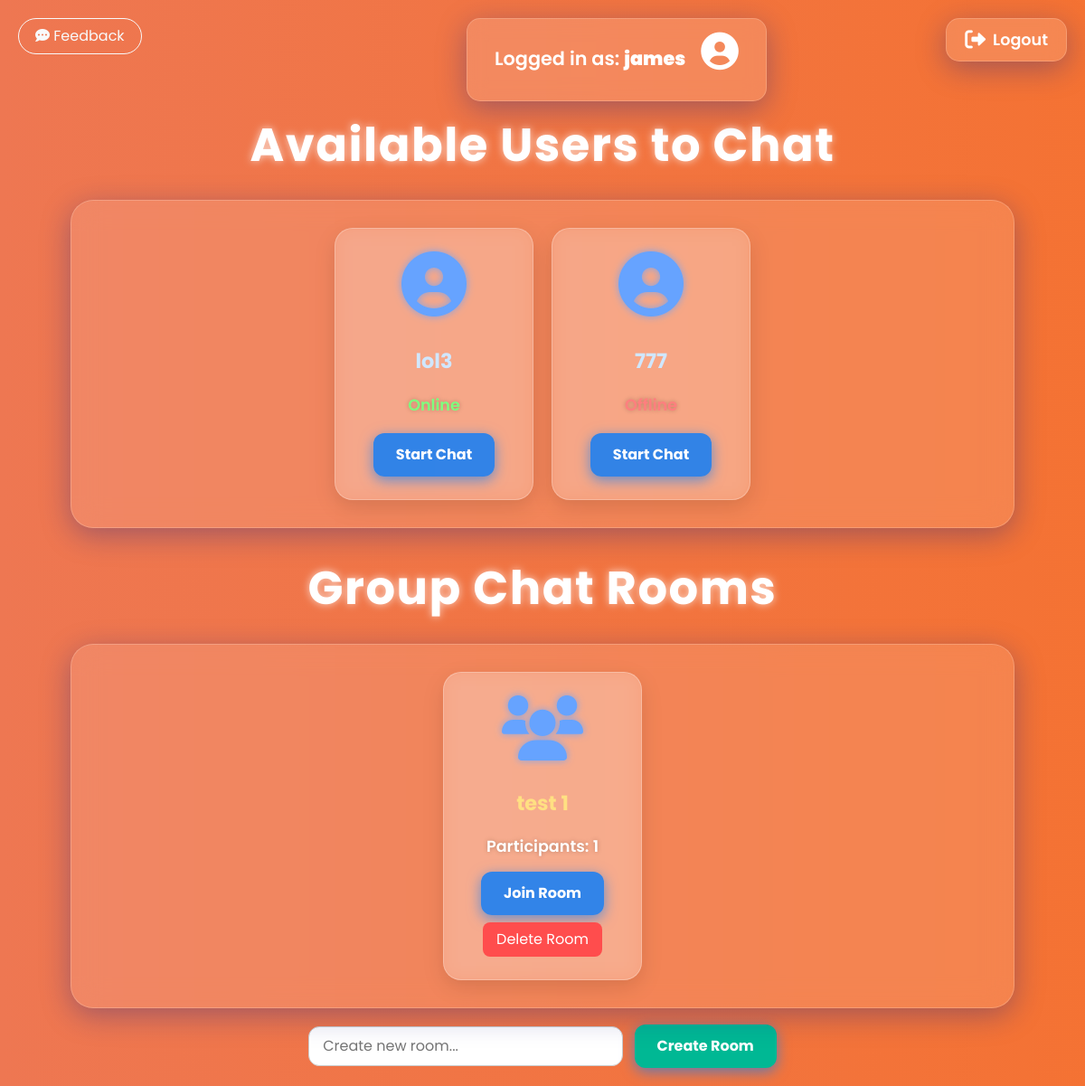
The app's page /chat/ (signed in) with its own data.
### c_application/models.py (models this page shows, shortened)
class CustomUser(AbstractUser):
    is_online = models.BooleanField(default=False)

class ChatRoom(models.Model):
    name = models.CharField(max_length=100, unique=True)
    participants = models.ManyToManyField(settings.AUTH_USER_MODEL, related_name='chat_rooms')

### c_application/views.py (the view, shortened to what this page needs)
# urls.py: path('chat/', views.chat_home, name='chat_home'),
def chat_home(request):
    users = User.objects.exclude(id=request.user.id)
    rooms = ChatRoom.objects.all()
    unread_counts = {
        user.id: Message.objects.filter(sender=user, recipient=request.user, read=False).count()
        for user in users
    }
    room_unread_counts = {
        room.id: Message.objects.filter(
            room=room,
            recipient__isnull=True,  # group messages
            read=False
        ).exclude(sender=request.user).count()
        for room in rooms
    }
    return render(request, 'chat/chat_home.html', {
        'users': users,
        'rooms': rooms,
        'unread_counts': unread_counts,
        'room_unread_counts': room_unread_counts,
        'request_user': request.user,
    })

### c_application/templatetags/custom_filters.py (called while the page is built)
@register.filter
def get_item(dictionary, key):
    return dictionary.get(key)

### c_application/templates/chat/chat_home.html (shortened to what this page needs)
<!DOCTYPE html>
<html>
<head>
    <link rel="stylesheet" href="https://cdnjs.cloudflare.com/ajax/libs/font-awesome/6.0.0-beta3/css/all.min.css" />
    <link href="https://cdn.jsdelivr.net/npm/bootstrap@5.3.0/dist/css/bootstrap.min.css" rel="stylesheet">
</head>
<body>
    {% load custom_filters %}
    <button id="feedback-btn" class="btn btn-outline-light" style="position:fixed;top:20px;left:20px;z-index:20;border-radius:50px;padding:7px 18px;font-size:1em;">
        <i class="fas fa-comment-dots"></i> <span>Feedback</span>
    </button>
    <div class="current-user">
    <p>
        Logged in as: <strong>{{ request.user.username }}</strong>
        {% if request.user.profile_image %}
            <img src="{{ request.user.profile_image.url }}" alt="profile image"
                style="width:38px;height:38px;border-radius:50%;object-fit:cover;vertical-align:middle;margin-left:12px;">
        {% else %}
            <i class="fas fa-user-circle" style="font-size:2em;margin-left:12px;"></i>
        {% endif %}
    </p>
</div>
    <div class="logout">
        <a href="{% url 'logout' %}">
            <i class="fas fa-sign-out-alt"></i> Logout
        </a>
    </div>
    <div class="main-content">
        <h2>Available Users to Chat</h2>
        <div class="user-list" style="justify-content: center; align-items: center;">
        {% for user in users %}
            <div class="user-card" style="position:relative;">
                <div style="margin-bottom: 18px;">
                    {% if user.profile_image %}
                        <img src="{{ user.profile_image.url }}" alt="profile image" style="width:70px;height:70px;border-radius:50%;object-fit:cover;">
                    {% else %}
                        <i class="fas fa-user-circle"></i>
                    {% endif %}
                </div>
                <div style="margin-bottom: 10px;">
                    <a href="{% url 'chat' user.id %}">{{ user.username }}</a>
                </div>
                <div class="user-status" style="margin-bottom: 18px;">
                    {% if user.is_online %}
                        <span style="color: #7fff7f;">Online</span>
                    {% else %}
                        <span style="color: #ff7f7f;">Offline</span>
                    {% endif %}
                </div>
                <button onclick="startChat('{{ user.id }}')" class="chat-button">Start Chat</button>
            </div>
        {% endfor %}
        </div>
        <h2 style="margin-top: 36px;">Group Chat Rooms</h2>
        <div class="user-list" style="justify-content: center; align-items: center;">
            {% if rooms %}
                {% for room in rooms %}
                    <div class="user-card" style="background:rgba(255,255,255,0.22);">
                        <i class="fas fa-users"></i>
                        <div style="margin: 16px 0 10px 0;">
                            <a href="{% url 'room_detail' room.id %}" style="color: #ffe082;">{{ room.name }}</a>
                        </div>
                        <div class="user-status" style="margin-bottom: 14px;">
                            Participants: {{ room.participants.count }}
                        </div>
                        <button onclick="window.location.href='{% url 'room_detail' room.id %}'" class="chat-button">
                            Join Room
                        </button>
                        <form method="POST" action="{% url 'delete_room' room.id %}" style="margin-top:8px;">
                            <button type="submit" style="background: #ff4d4d; color: #fff; border-radius: 8px; padding: 7px 15px; border: none; cursor: pointer;">
                                Delete Room
                            </button>
                        </form>
                    </div>
                {% endfor %}
            {% else %}
                <p style="color:white;">No rooms yet. Create one!</p>
            {% endif %}
        </div>
        <form method="POST" style="margin-top: 18px; text-align:center;">
            <input type="text" name="room_name" placeholder="Create new room..." required style="padding:9px 15px; border-radius:12px; border:1px solid #ccc; margin-right:8px;">
            <button type="submit" class="chat-button" style="background:#00b894;">Create Room</button>
        </form>
    </div>
</body>
</html>

### c_application/templates/chat/chat_home.html (style rules this page uses)
:root { --main-bg: linear-gradient(270deg, #6a11cb, #2575fc, #ff6a00, #ee7752); --user-card-bg: rgba(255, 255, 255, 0.18); --user-list-bg: rgba(255, 255, 255, 0.12); --text-color: #fff; --badge-bg: #ff4d4d; --chat-btn-bg: rgba(0, 123, 255, 0.8); }
body { font-family: 'Poppins', 'Segoe UI', Tahoma, Geneva, Verdana, sans-serif; background: var(--main-bg); background-size: 800% 800%; animation: animatedGradient 20s ease infinite; margin: 0; padding: 20px; min-height: 100vh; color: var(--text-color); -webkit-font-smoothing: antialiased; -moz-osx-font-smoothing: grayscale; display: flex; flex-direction: column; align-items: center; }
.main-content { margin-top: 110px; width: 100%; display: flex; flex-direction: column; align-items: center; }
h2 { color: #fff; text-align: center; margin-bottom: 30px; font-size: 3.2em; font-weight: 700; text-shadow: 0 0 10px rgba(255,255,255,0.7); animation: fadeIn 1.5s ease forwards; letter-spacing: 1.5px; }
.current-user { position: fixed; top: 20px; left: 43%; transform: translateX(-50%); background: rgba(255, 255, 255, 0.15); border-radius: 15px; padding: 15px 30px; color: #fff; font-size: 1.3em; font-weight: 600; box-shadow: 0 8px 32px 0 rgba(31, 38, 135, 0.37); backdrop-filter: blur(10px); -webkit-backdrop-filter: blur(10px); border: 1px solid rgba(255, 255, 255, 0.18); animation: fadeIn 2s ease forwards; z-index: 10; white-space: nowrap; }
.logout { position: fixed; top: 20px; right: 20px; z-index: 11; }
.logout a { display: flex; align-items: center; gap: 8px; background: rgba(255, 255, 255, 0.15); border-radius: 15px; padding: 10px 20px; color: #fff; font-size: 1.1em; font-weight: 600; text-decoration: none; box-shadow: 0 8px 32px 0 rgba(31, 38, 135, 0.37); backdrop-filter: blur(10px); -webkit-backdrop-filter: blur(10px); border: 1px solid rgba(255, 255, 255, 0.18); transition: box-shadow 0.3s ease, color 0.3s ease; }
.logout a i { font-size: 1.3em; }
.user-list { display: flex; flex-wrap: wrap; gap: 20px; justify-content: center; background: var(--user-list-bg); border-radius: 25px; padding: 30px 40px; box-shadow: 0 8px 32px 0 rgba(31, 38, 135, 0.37); backdrop-filter: blur(15px); -webkit-backdrop-filter: blur(15px); border: 1px solid rgba(255, 255, 255, 0.2); animation: fadeIn 1.5s ease forwards; max-width: 1200px; width: 90%; margin-top: 0; }
.user-card { background: var(--user-card-bg); border-radius: 20px; box-shadow: 0 8px 25px rgba(0, 0, 0, 0.12); padding: 25px 20px; text-align: center; width: 220px; transition: transform 0.3s ease, box-shadow 0.3s ease; backdrop-filter: blur(10px); -webkit-backdrop-filter: blur(10px); border: 1px solid rgba(255, 255, 255, 0.25); color: var(--text-color); display: flex; flex-direction: column; align-items: center; }
.user-card a { text-decoration: none; color: #d0e7ff; font-size: 1.4em; font-weight: 700; margin: 10px 0; transition: color 0.3s ease; }
.user-card i { font-size: 4.5em; color: #66a3ff; margin-bottom: 15px; text-shadow: 0 0 8px rgba(102, 163, 255, 0.8); }
.chat-button { margin-top: auto; padding: 12px 25px; border: none; background-color: var(--chat-btn-bg); color: white; border-radius: 12px; cursor: pointer; font-weight: 700; font-size: 1em; transition: background-color 0.3s ease, box-shadow 0.3s ease; box-shadow: 0 4px 15px rgba(0, 123, 255, 0.6); user-select: none; }
.user-status { margin-top: 8px; font-size: 1.1em; font-weight: 600; text-shadow: 0 0 5px rgba(0,0,0,0.25); }
.user-list { -ms-overflow-style: none; scrollbar-width: none; }

### records on screen
CustomUser: user.username "james"
CustomUser: username "lol3", is_online "Online"
CustomUser: username "777", is_online "Offline"
ChatRoom: name "test 1", participants.count "1"
